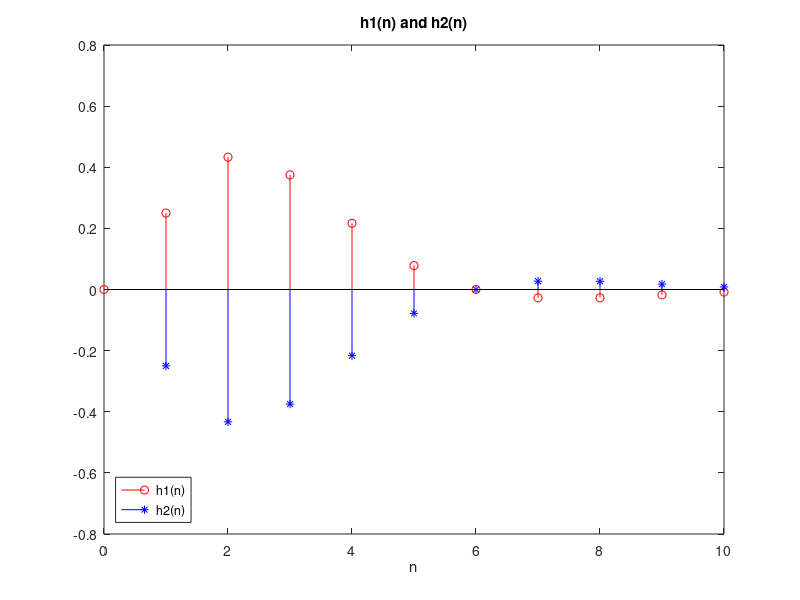

Write the MATLAB code that produced this figure.
n = (0:1:10);
h1 = n .* 0.5 .^ n .* sin(pi / 6 .* n);

x = zeros(1, 10);
x(1) = 1;
N = [-4 0 1];
D = [16 -16*sqrt(3) 20 -4*sqrt(3) 1];
h2 = filter(N, D, x);

stem(n, h1, 'r-');
hold on
stem(h2, 'b*');
title('h1(n) and h2(n)');
xlabel('n');
legend({'h1(n)', 'h2(n)'}, 'Location', 'southwest');
